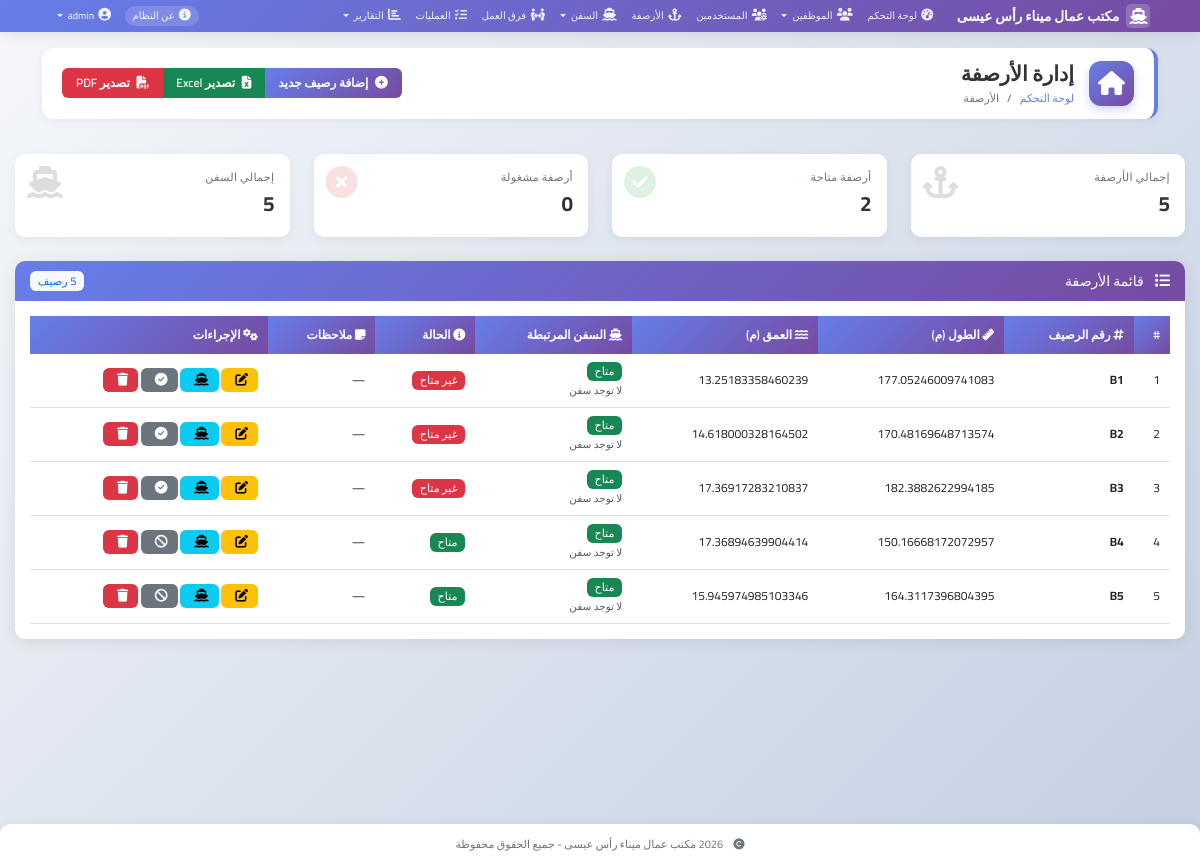
The page /berths (signed in) on the database its author committed.
### models.py (models this page shows, shortened)
class Berth(db.Model):
    __tablename__ = 'berths'
    id = db.Column(db.Integer, primary_key=True)
    number = db.Column(db.String(10), unique=True, nullable=False)
    length = db.Column(db.Float)
    depth = db.Column(db.Float)
    is_available = db.Column(db.Boolean, default=True)
    current_ship_id = db.Column(db.Integer, db.ForeignKey('ships.id'))
    notes = db.Column(db.Text)
    current_ship = db.relationship('Ship')
    @property
    def ships_count(self):
        return Ship.query.filter_by(berth_number=self.number).count()
    @property
    def is_occupied(self):
        return self.current_ship_id is not None

### app.py (the view)
@app.route('/berths')
@login_required
def berth_list():
    berths = Berth.query.all()
    stats = {
        'total': len(berths),
        'active': sum(1 for b in berths if b.is_available),
        'occupied': sum(1 for b in berths if b.is_occupied),
        'total_ships': sum(b.ships_count for b in berths)
    }
    return render_template('berths/list.html', berths=berths, stats=stats)

### app.py (called while the page is built)
@login_manager.user_loader
def load_user(user_id):
    return User.query.get(int(user_id))

### models.py (called while the page is built)
    def is_admin(self):
        return self.role == 'admin'

### templates/berths/list.html (shortened to what this page needs)
{% extends "base.html" %}
{% block page_title %}إدارة الأرصفة{% endblock %}
{% block breadcrumb %}
<li class="breadcrumb-item"><a href="{{ url_for('dashboard') }}">لوحة التحكم</a></li>
<li class="breadcrumb-item active">الأرصفة</li>
{% endblock %}
{% block page_actions %}
<div class="btn-group" role="group">
    {% if current_user.is_admin() %}
    <a href="{{ url_for('add_berth') }}" class="btn btn-primary">
        <i class="fas fa-plus-circle"></i> إضافة رصيف جديد
    </a>
    {% endif %}
    <button class="btn btn-success" onclick="exportToExcel()">
        <i class="fas fa-file-excel"></i> تصدير Excel
    </button>
    <button class="btn btn-danger" onclick="exportToPDF()">
        <i class="fas fa-file-pdf"></i> تصدير PDF
    </button>
</div>
{% endblock %}
{% block content %}
<div class="row mb-4">
    <div class="col-md-3">
        <div class="stat-card">
            <i class="fas fa-anchor stat-icon"></i>
            <div class="stat-title">إجمالي الأرصفة</div>
            <div class="stat-value">{{ stats.total }}</div>
        </div>
    </div>
    <div class="col-md-3">
        <div class="stat-card">
            <i class="fas fa-check-circle stat-icon" style="color: #28a745;"></i>
            <div class="stat-title">أرصفة متاحة</div>
            <div class="stat-value">{{ stats.active }}</div>
        </div>
    </div>
    <div class="col-md-3">
        <div class="stat-card">
            <i class="fas fa-times-circle stat-icon" style="color: #dc3545;"></i>
            <div class="stat-title">أرصفة مشغولة</div>
            <div class="stat-value">{{ stats.occupied }}</div>
        </div>
    </div>
    <div class="col-md-3">
        <div class="stat-card">
            <i class="fas fa-ship stat-icon"></i>
            <div class="stat-title">إجمالي السفن</div>
            <div class="stat-value">{{ stats.total_ships }}</div>
        </div>
    </div>
</div>
<div class="card">
    <div class="card-header bg-primary text-white d-flex justify-content-between align-items-center">
        <h5 class="mb-0">
            <i class="fas fa-list me-2"></i>
            قائمة الأرصفة
        </h5>
        <span class="badge bg-light text-primary">{{ berths|length }} رصيف</span>
    </div>
    <div class="card-body">
        <div class="table-responsive">
            <table class="table table-hover" id="berthsTable">
                <thead>
                    <tr>
                        <th>#</th>
                        <th><i class="fas fa-hashtag"></i> رقم الرصيف</th>
                        <th><i class="fas fa-ruler"></i> الطول (م)</th>
                        <th><i class="fas fa-water"></i> العمق (م)</th>
                        <th><i class="fas fa-ship"></i> السفن المرتبطة</th>
                        <th><i class="fas fa-info-circle"></i> الحالة</th>
                        <th><i class="fas fa-sticky-note"></i> ملاحظات</th>
                        {% if current_user.is_admin() %}
                        <th><i class="fas fa-cogs"></i> الإجراءات</th>
                        {% endif %}
                    </tr>
                </thead>
                <tbody>
                    {% for berth in berths %}
                    <tr>
                        <td>{{ loop.index }}</td>
                        <td>
                            <strong>{{ berth.number }}</strong>
                        </td>
                        <td>{{ berth.length or '—' }}</td>
                        <td>{{ berth.depth or '—' }}</td>
                        <td>
                            {% if berth.is_occupied %}
                                <span class="badge bg-primary">
                                    <i class="fas fa-ship me-1"></i>
                                    {{ berth.current_ship.name if berth.current_ship else 'سفينة' }}
                                </span>
                                <br>
                                <small class="text-muted">مشغول حالياً</small>
                            {% else %}
                                <span class="badge bg-success">متاح</span>
                                <br>
                                <small class="text-muted">لا توجد سفن</small>
                            {% endif %}
                        </td>
                        <td>
                            {% if berth.is_available %}
                                <span class="badge bg-success">متاح</span>
                            {% else %}
                                <span class="badge bg-danger">غير متاح</span>
                            {% endif %}
                        </td>
                        <td>
                            {% if berth.notes %}
                                <i class="fas fa-comment text-muted" title="{{ berth.notes }}"></i>
                            {% else %}
                                —
                            {% endif %}
                        </td>
                        {% if current_user.is_admin() %}
                        <td class="action-buttons">
                            <a href="{{ url_for('edit_berth', id=berth.id) }}" class="btn btn-sm btn-warning" title="تعديل">
                                <i class="fas fa-edit"></i>
                            </a>
                            <button class="btn btn-sm btn-info" title="عرض السفن"
                                    onclick="showBerthShips({{ berth.id }})">
                                <i class="fas fa-ship"></i>
                            </button>
                            <a href="{{ url_for('toggle_berth', id=berth.id) }}" class="btn btn-sm btn-secondary"
                               title="{% if berth.is_available %}تعطيل{% else %}تفعيل{% endif %}">
                                <i class="fas {% if berth.is_available %}fa-ban{% else %}fa-check-circle{% endif %}"></i>
                            </a>
                            <a href="{{ url_for('delete_berth', id=berth.id) }}" class="btn btn-sm btn-danger"
                               onclick="return confirm('⚠️ هل أنت متأكد من حذف الرصيف {{ berth.number }}؟')" title="حذف">
                                <i class="fas fa-trash"></i>
                            </a>
                        </td>
                        {% endif %}
                    </tr>
                    {% endfor %}
                </tbody>
            </table>
        </div>
    </div>
</div>
{% endblock %}

### templates/base.html (style rules this page uses)
:root { --primary: #667eea; --secondary: #764ba2; --font-size-xs: 11px; --font-size-sm: 12px; --font-size-base: 13px; --font-size-md: 14px; --font-size-lg: 16px; --font-size-xl: 18px; --font-size-xxl: 20px; --font-size-h1: 22px; --font-size-h2: 20px; --font-size-h3: 18px; --font-size-h4: 16px; --font-size-h5: 14px; --font-size-h6: 13px; }
* { font-family: 'Cairo', sans-serif; margin: 0; padding: 0; box-sizing: border-box; }
body { background: linear-gradient(135deg, #f5f7fa 0%, #c3cfe2 100%); min-height: 100vh; font-size: var(--font-size-base); line-height: 1.5; }
.card { border: none; border-radius: 10px; box-shadow: 0 3px 15px rgba(0,0,0,0.08); transition: all 0.3s; margin-bottom: 15px; }
.card-header { background: linear-gradient(135deg, var(--primary) 0%, var(--secondary) 100%); color: white; border: none; border-radius: 10px 10px 0 0 !important; padding: 10px 15px; font-weight: 600; font-size: 14px; }
.card-header i { margin-left: 6px; font-size: 0.95rem; }
.card-body { padding: 15px; font-size: var(--font-size-sm); }
.btn { border-radius: 6px; padding: 6px 14px; font-weight: 600; transition: all 0.3s; border: none; font-size: var(--font-size-sm); }
.btn-primary { background: linear-gradient(135deg, var(--primary) 0%, var(--secondary) 100%); color: white; }
.btn-sm { padding: 4px 10px; font-size: var(--font-size-xs); }
.btn i { margin-left: 4px; font-size: 0.8rem; }
.table { font-size: var(--font-size-sm); margin-bottom: 0; }
.table thead th { background: linear-gradient(135deg, var(--primary) 0%, var(--secondary) 100%); color: white; font-weight: 600; border: none; padding: 10px; font-size: var(--font-size-sm); white-space: nowrap; }
.table tbody td { padding: 8px 10px; vertical-align: middle; }
h5, .h5 { font-size: var(--font-size-h5); margin-bottom: 0.3rem; }
.breadcrumb-item a { color: var(--primary); text-decoration: none; }
.breadcrumb-item.active { color: #6c757d; }
.stat-card { background: white; border-radius: 10px; padding: 15px; box-shadow: 0 3px 10px rgba(0,0,0,0.05); position: relative; overflow: hidden; transition: all 0.3s; }
.stat-card .stat-icon { position: absolute; left: 12px; top: 12px; font-size: 2rem; opacity: 0.15; }
.stat-card .stat-title { color: #6c757d; font-size: 0.7rem; text-transform: uppercase; letter-spacing: 0.3px; margin-bottom: 3px; }
.stat-card .stat-value { font-size: 1.3rem; font-weight: 700; color: #333; margin: 3px 0; }
.badge { font-size: 0.7rem; padding: 0.35em 0.7em; font-weight: 500; }
@media screen and (min-width: 1200px) { body { font-size: 13px; } }

### rows shown on the page
Berth: number "B1", length "177.05246009741083", depth "13.25183358460239", shows "متاح", is_available "غير متاح"
Berth: number "B2", length "170.48169648713574", depth "14.618000328164502", shows "متاح", is_available "غير متاح"
Berth: number "B3", length "182.3882622994185", depth "17.36917283210837", shows "متاح", is_available "غير متاح"
Berth: number "B4", length "150.16668172072957", depth "17.36894639904414", shows "متاح", is_available "متاح"
Berth: number "B5", length "164.3117396804395", depth "15.945974985103346", shows "متاح", is_available "متاح"

### other values the page prints
{{ stats.total }} "5"
{{ stats.active }} "2"
{{ stats.occupied }} "0"
{{ stats.total_ships }} "5"
{{ berths|length }} "5"
